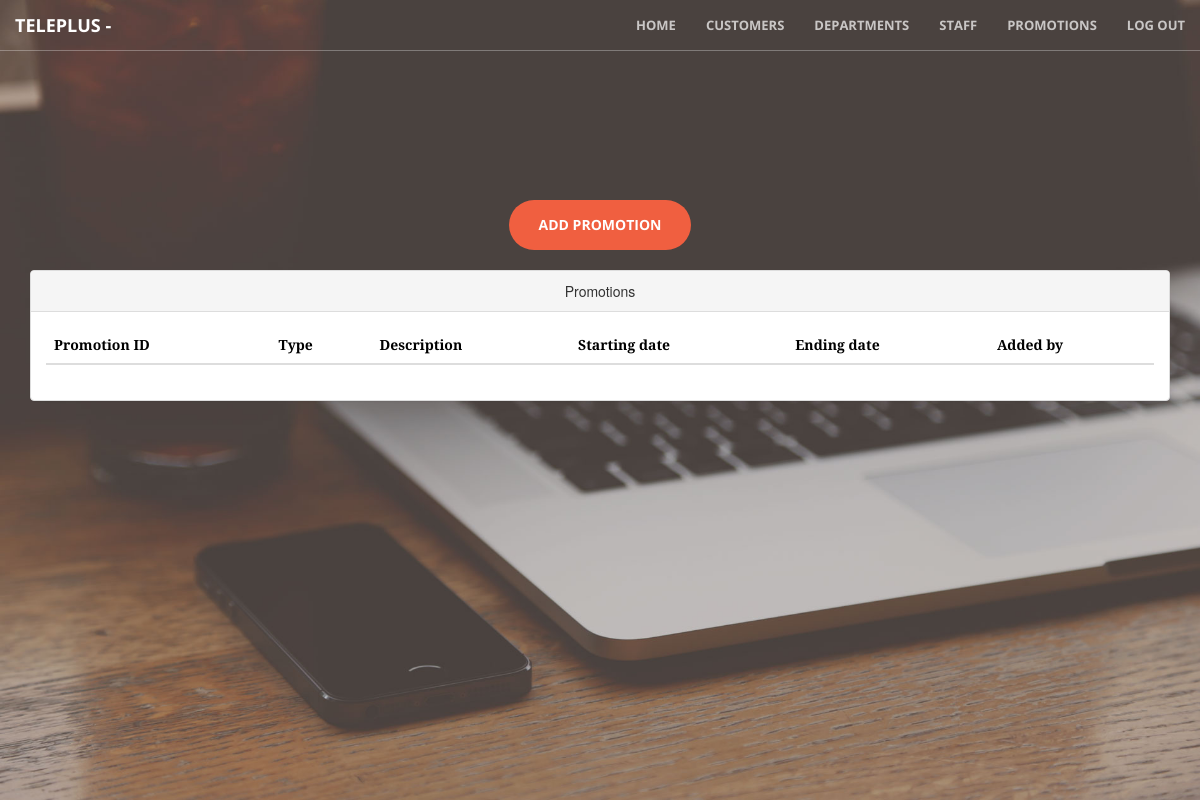
Before: /index.php/promotion_controller/add_new_promotion with the older database file.
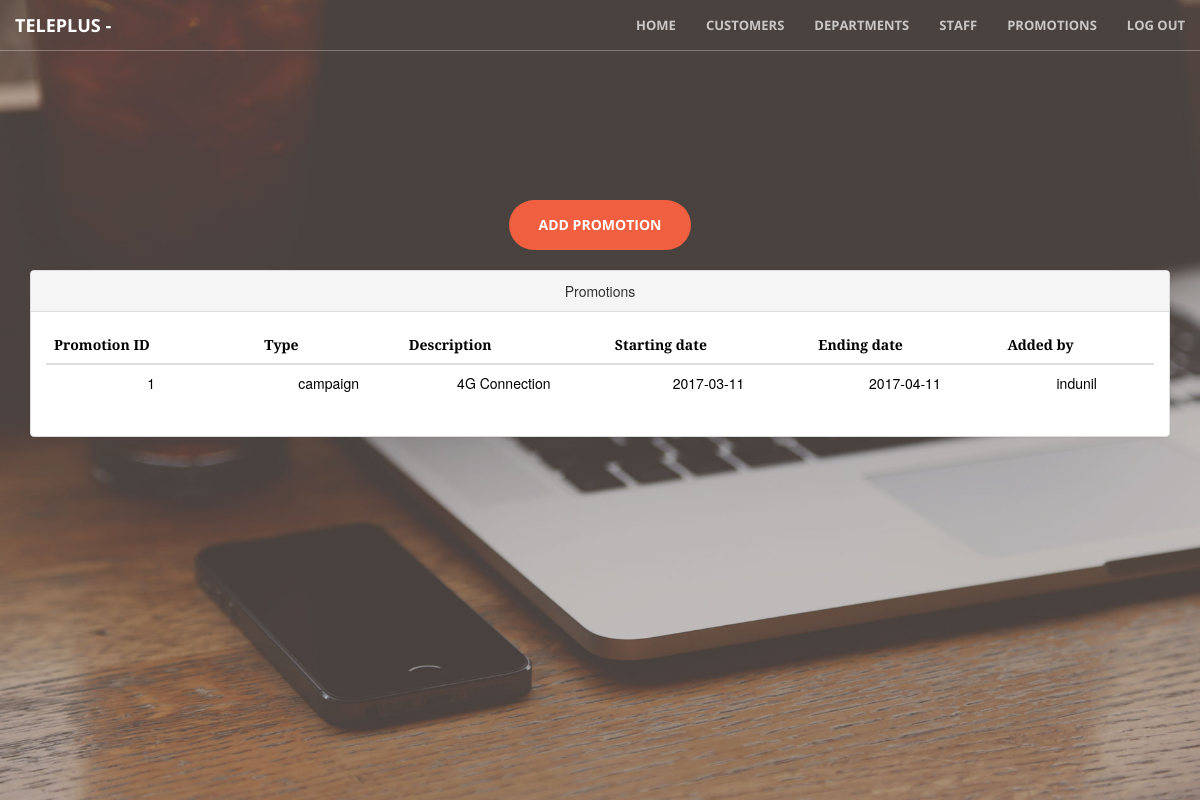
After: the same page with the newer database file.
### tables this page shows
CREATE TABLE promotion (
pro_id INT NOT NULL AUTO_INCREMENT PRIMARY KEY,
type VARCHAR(10),
Description VARCHAR(255),
Starting_date DATE,
Ending_date DATE,
csf_id INT,
FOREIGN KEY (csf_id) REFERENCES customer_service_staff(csf_id)
);

CREATE TABLE system_user (
userid INT NOT NULL AUTO_INCREMENT PRIMARY KEY,
name VARCHAR(100),
password VARCHAR(40)

);

### application/controllers/Promotion_controller.php (called while the page is built, shortened)
<?php if ( ! defined('BASEPATH')) exit('No direct script access allowed');
class Promotion_controller extends CI_Controller {
    public function add_new_promotion()
    {
    	$this->form_validation->set_rules('type', 'Type', 'trim|required|min_length[2]|max_length[10]');
    	$this->form_validation->set_rules('description', 'Description', 'trim|required|min_length[2]|max_length[255]');
    	$this->form_validation->set_rules('starting_date', 'Starting Date', 'trim|required|min_length[2]|max_length[10]');
    	$this->form_validation->set_rules('ending_date', 'Ending Date', 'trim|required|min_length[2]|max_length[10]');
    	if($this->form_validation->run())  {
    			if (isset($_SESSION['current_user'])){
    				$data['current_user'] = $_SESSION['current_user'];
    				$sdate = $this->input->post('starting_date');
    				$edate = $this->input->post('ending_date');
    				$this->load->model('promotion_model');
    				$csf_id = $this->promotion_model->get_system_userid($_SESSION['current_user']);
   					$values = array(
						'type' => $this->input->post('type'),
						'description' => $this->input->post('description'),
						'starting_date' => mdate($sdate),
						'ending_date' => mdate($edate),
						'csf_id' => $csf_id
						);
   					$this->load->model('promotion_model');
   					$this->promotion_model->add_new_promotion($values);
   					redirect(base_url() . 'promotion');
    			}
    			else{
					$data['loginerror'] = "Username or password incorrect";
	      	 $this->load->view('login_view',$data);
    			}
    	}
    	else{
    			$data['current_user'] = $_SESSION['current_user'];
    			$this->load->model('promotion_model');
			    $data['values']=$this->promotion_model->get_promotion_data();
			    $this->load->view('promotion_view',$data);
    	}
    }
}

### index.php (called while the page is built, shortened)
<?php
require_once BASEPATH.'core/CodeIgniter.php';

### application/models/Promotion_model.php (called while the page is built, shortened)
<?php
class Promotion_model extends CI_Model
{
     function get_promotion_data()
     {
          $query = $this->db->query("SELECT p.pro_id, p.type, p.description, p.starting_date, p.ending_date, c.name as 'added_by' FROM promotion p, system_user c WHERE p.csf_id = c.userid");
          return $query;
     }
}

### application/views/promotion_view.php (the view, shortened to what this page needs)
<!DOCTYPE html>
<html lang="en">
<head>
    <link href="<?php echo base_url();?>assets/vendor/bootstrap/css/bootstrap.min.css" rel="stylesheet">
    <link href="<?php echo base_url();?>assets/vendor/font-awesome/css/font-awesome.min.css" rel="stylesheet" type="text/css">
    <link href="<?php echo base_url();?>assets/vendor/magnific-popup/magnific-popup.css" rel="stylesheet">
    <link href="<?php echo base_url();?>assets/css/creative.css" rel="stylesheet">
</head>
<body id="page-top">
    <nav id="mainNav" class="navbar navbar-default navbar-fixed-top">
        <div class="container-fluid">
            <div class="navbar-header">
                <a class="navbar-brand page-scroll" href="#page-top">TELEPLUS - <?php echo $current_user ?></a>
            </div>
            <div class="collapse navbar-collapse" id="bs-example-navbar-collapse-1">
                <ul class="nav navbar-nav navbar-right">
                    <li>
                        <a class="page-scroll" href="<?php echo base_url();?>home">Home</a>
                    </li>
                    <li>
                        <a class="page-scroll" href="#services">customers</a>
                    </li>
                    <li>
                        <a class="page-scroll" href="#portfolio">Departments</a>
                    </li>
                    <li>
                        <a class="page-scroll" href="">Staff</a>
                    </li>
                    <li>
                        <a class="page-scroll" href="<?php echo base_url();?>promotion">Promotions</a>
                    </li>
                    <li>
                        <a class="page-scroll" href="<?php echo base_url();?>logout">Log out</a>
                    </li>
                </ul>
            </div>
        </div>
    </nav>
    <header>
        <div class="header-content-normal">
        <button type="button" class="btn btn-primary btn-xl page-scroll" data-toggle="modal" data-target="#myModal">
          Add Promotion
        </button>
          <div class="container">
          <div class="panel panel-default">
            <div class="panel-heading"> Promotions</div>
        <div class="panel-body">
            <table class="table table-hover">
                <thead>
                    <tr>
                        <th> Promotion ID </th>
                        <th> Type </th>
                        <th> Description </th>
                        <th> Starting date </th>
                        <th> Ending date </th>
                        <th> Added by </th>
                    </tr>
                </thead>
                <tbody>
                    <?php
                         foreach ($values->result() as $row)
                         {
                            ?><tr>
                            <td><?php echo $row->pro_id;?></td>
                            <td><?php echo $row->type;?></td>
                            <td><?php echo $row->description;?></td>
                            <td><?php echo $row->starting_date;?></td>
                            <td><?php echo $row->ending_date;?></td>
                            <td><?php echo $row->added_by;?></td>
                            </tr>
                         <?php }
                    ?>
                </tbody>
            </table>
        </div>
        </div>
        </div>
        </div>
    </header>
</body>
</html>

### assets/css/creative.css (style rules this page uses)
html, body { height: 100%; width: 100%; }
body { font-family: 'Merriweather', 'Helvetica Neue', Arial, sans-serif; }
a { -webkit-transition: all 0.35s; -moz-transition: all 0.35s; transition: all 0.35s; color: #F05F40; }
.navbar-default { background-color: white; border-color: rgba(34, 34, 34, 0.05); font-family: 'Open Sans', 'Helvetica Neue', Arial, sans-serif; -webkit-transition: all 0.35s; -moz-transition: all 0.35s; transition: all 0.35s; }
.navbar-default .navbar-header .navbar-brand { color: #F05F40; font-family: 'Open Sans', 'Helvetica Neue', Arial, sans-serif; font-weight: 700; text-transform: uppercase; }
.navbar-default .nav > li > a, .navbar-default .nav > li > a:focus { text-transform: uppercase; font-weight: 700; font-size: 13px; color: #222222; }
@media (min-width: 768px) { .navbar-default { background-color: transparent; border-color: rgba(255, 255, 255, 0.3); } }
@media (min-width: 768px) { .navbar-default .navbar-header .navbar-brand { color: rgba(255, 255, 255, 0.7); } }
@media (min-width: 768px) { .navbar-default .nav > li > a, .navbar-default .nav > li > a:focus { color: rgba(255, 255, 255, 0.7); } }
header { position: relative; width: 100%; min-height: auto; -webkit-background-size: cover; -moz-background-size: cover; background-size: cover; -o-background-size: cover; background-position: center; background-image: url('../img/header.jpg'); text-align: center; color: black; }
header .header-content-normal { position: absolute; text-align: center; padding: 100px 15px 100px; width: 100%; }
@media (min-width: 768px) { header { min-height: 100%; } }
.btn-primary { color: white; background-color: #F05F40; border-color: #F05F40; -webkit-transition: all 0.35s; -moz-transition: all 0.35s; transition: all 0.35s; }
.btn { font-family: 'Open Sans', 'Helvetica Neue', Arial, sans-serif; border: none; border-radius: 300px; font-weight: 700; text-transform: uppercase; }
.btn-xl { padding: 15px 30px; }
body { webkit-tap-highlight-color: #222222; }

### application/views/promotion_view.php (style rules this page uses)
header .header-content-normal { position: absolute; text-align: center; margin-top: 100px; width: 100%; }

Changed rows visible on the page:
added promotion: pro_id "1", type "campaign", Description "4G Connection", Starting_date "2017-03-11", Ending_date "2017-04-11", system_user.name "indunil"
